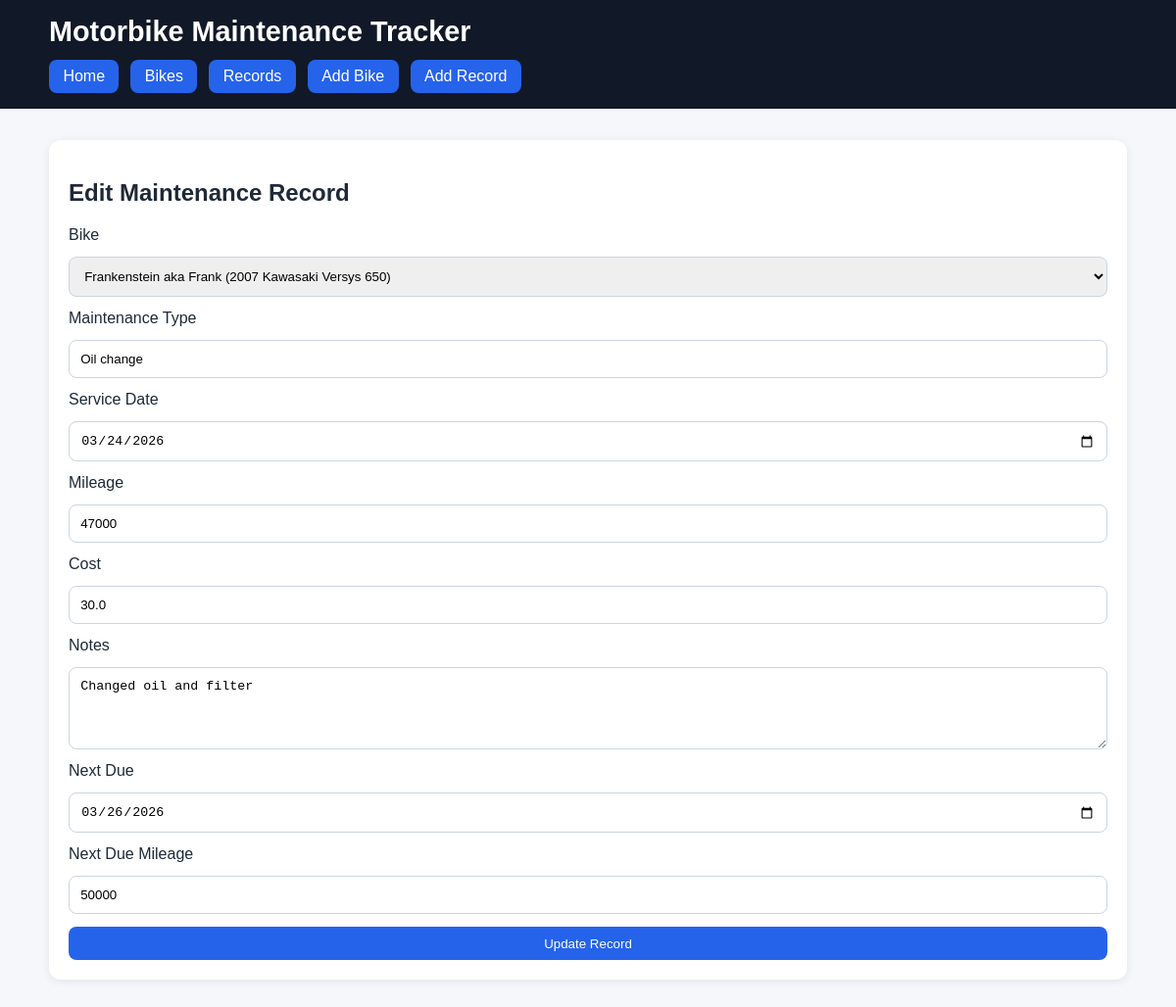
Page /records/1/edit on the committed database.
### models.py (models this page shows, shortened)
class MaintenanceRecord(db.Model):
    __tablename__ = "maintenance_records"
    id = db.Column(db.Integer, primary_key=True)
    bike_id = db.Column(db.Integer, db.ForeignKey("bikes.id"), nullable=False)
    maintenance_type = db.Column(db.String(100), nullable=False)
    service_date = db.Column(db.Date, nullable=False)
    mileage = db.Column(db.Integer, nullable=False)
    cost = db.Column(db.Float, nullable=True)
    notes = db.Column(db.Text, nullable=True)
    next_due_date = db.Column(db.Date, nullable=True)
    next_due_mileage = db.Column(db.Integer, nullable=True)

class Bike(db.Model):
    __tablename__ = "bikes"
    id = db.Column(db.Integer, primary_key=True)
    make = db.Column(db.String(100), nullable=False)
    model = db.Column(db.String(100), nullable=False)
    year = db.Column(db.Integer, nullable=False)
    nickname = db.Column(db.String(100), nullable=True)
    current_mileage = db.Column(db.Integer, nullable=False)
    maintenance_records = db.relationship(
        "MaintenanceRecord",
        backref="bike",
        cascade="all, delete-orphan",
        lazy=True,
    )
    def display_name(self):
        if self.nickname:
            return f"{self.nickname} ({self.year} {self.make} {self.model})"
        return f"{self.year} {self.make} {self.model}"

### app.py (the view, shortened to what this page needs)
    @app.route("/records/<int:record_id>/edit", methods=["GET", "POST"])
    def edit_record(record_id):
        record = MaintenanceRecord.query.get_or_404(record_id)
        bikes = Bike.query.order_by(Bike.make.asc(), Bike.model.asc()).all()
        return render_template("edit_record.html", record=record, bikes=bikes)

### templates/edit_record.html (shortened to what this page needs)
{% extends "base.html" %}
{% block content %}
<section class="card form-card">
    <h2>Edit Maintenance Record</h2>
    <form method="POST">
        <label>Bike</label>
        <select name="bike_id" required>
            {% for bike in bikes %}
                <option value="{{ bike.id }}" {% if record.bike_id == bike.id %}selected{% endif %}>
                    {{ bike.display_name() }}
                </option>
            {% endfor %}
        </select>
        <label>Maintenance Type</label>
        <input type="text" name="maintenance_type" value="{{ record.maintenance_type }}" required>
        <label>Service Date</label>
        <input type="date" name="service_date" value="{{ record.service_date }}" required>
        <label>Mileage</label>
        <input type="number" name="mileage" value="{{ record.mileage }}" required>
        <label>Cost</label>
        <input type="number" name="cost" step="0.01" value="{{ record.cost if record.cost is not none else '' }}">
        <label>Notes</label>
        <textarea name="notes" rows="4">{{ record.notes or '' }}</textarea>
        <label>Next Due</label>
        <input type="date" name="next_due_date" value="{{ record.next_due_date if record.next_due_date else '' }}">
        <label>Next Due Mileage</label>
        <input type="number" name="next_due_mileage" value="{{ record.next_due_mileage if record.next_due_mileage else '' }}">
        <button type="submit" class="button">Update Record</button>
    </form>
</section>
{% endblock %}

### static/style.css (style rules this page uses)
* { box-sizing: border-box; }
body { margin: 0; font-family: Arial, sans-serif; background: #f5f7fb; color: #1f2937; }
.card { background: white; border-radius: 12px; padding: 1.25rem; box-shadow: 0 2px 10px rgba(0, 0, 0, 0.08); margin-bottom: 1rem; }
.button, button { background: #2563eb; color: white; border: none; border-radius: 8px; padding: 0.6rem 1rem; text-decoration: none; cursor: pointer; display: inline-block; }
.form-card form { display: grid; gap: 0.8rem; }
input, select, textarea { width: 100%; padding: 0.7rem; border: 1px solid #cbd5e1; border-radius: 8px; }

### rows in the picture
MaintenanceRecord: bike_id "Frankenstein aka Frank (2007 Kawasaki Versys 650)", maintenance_type "Oil change", service_date "03/24/2026", mileage "47000", cost "30.0", notes "Changed oil and filter", next_due_date "03/26/2026", next_due_mileage "50000"
